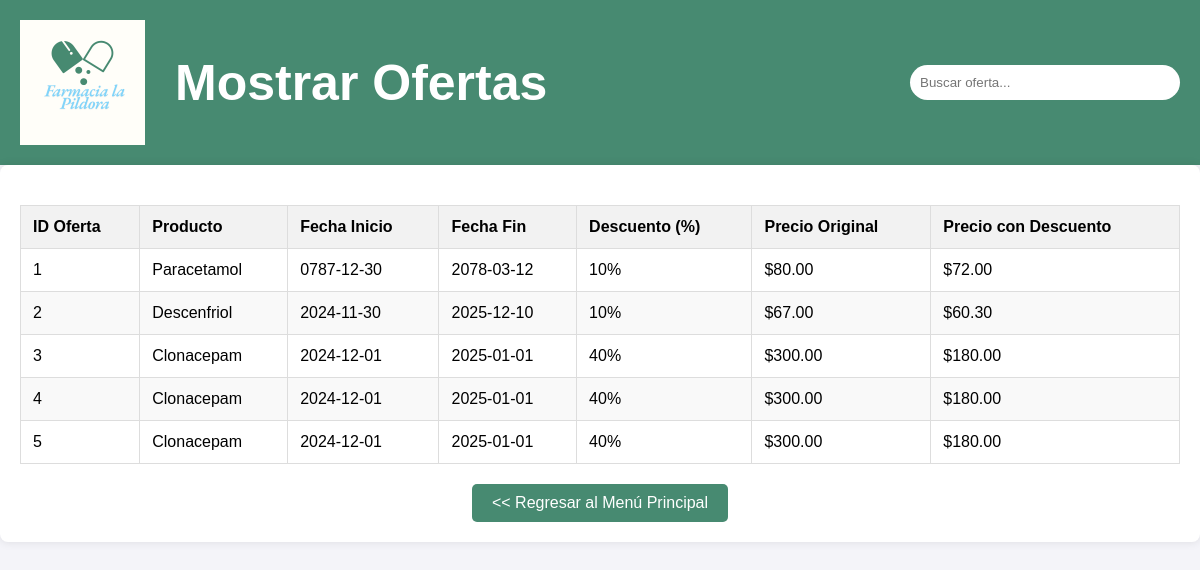
The app's page /VerOfertas.php with its own data.
### tables this page shows
CREATE TABLE `Ofertas` (
  `idOferta` int NOT NULL,
  `idProducto` int DEFAULT NULL,
  `FechaInicio` date DEFAULT NULL,
  `FechaFin` date DEFAULT NULL,
  `PorcentajeDescuento` int DEFAULT NULL
);

CREATE TABLE `Medicamentos` (
  `idProducto` int NOT NULL,
  `Nombre` varchar(50) DEFAULT NULL,
  `idClasificacion` int DEFAULT NULL,
  `FechaCaducidad` date DEFAULT NULL,
  `Cantidad` int DEFAULT NULL,
  `PrecioCompra` decimal(10,2) DEFAULT NULL,
  `PrecioVenta` decimal(10,2) DEFAULT NULL,
  `idProvedor` int DEFAULT NULL,
  `E_Regresable` int DEFAULT NULL,
  `Descripcion` varchar(700) DEFAULT NULL,
  `Fecha de entrada` date DEFAULT NULL,
  `Lote` int DEFAULT NULL
);

### VerOfertas.php (the view, shortened to what this page needs)
<?php
$server = "localhost";
$user = "root";
$pass = "clave";
$db = "Farmacia";
$conexion = mysqli_connect($server, $user, $pass, $db);
$sql = "SELECT o.idOferta, o.FechaInicio, o.FechaFin, o.PorcentajeDescuento,
                m.Nombre, m.PrecioVenta
        FROM Ofertas o
        JOIN Medicamentos m ON o.idProducto = m.idProducto";
$result = mysqli_query($conexion, $sql);
if ($result && mysqli_num_rows($result) > 0) {
    $ofertas = mysqli_fetch_all($result, MYSQLI_ASSOC);
} else {
    $ofertas = [];
}
?>
<!DOCTYPE html>
<html lang="es">
<head>
    <link rel="stylesheet" href="MosEmpleados.css">
</head>
<body>
    <header class="header">
        <div class="header-box">
            <img src="Logo farmacia.png" alt="Logo de la Farmacia" class="header-logo">
            <h1>Mostrar Ofertas</h1>
        </div>
        <div class="search-container">
            <input type="text" placeholder="Buscar oferta..." class="search-input">
        </div>
    </header>
    <main class="main-container">
        <table class="employees-table">
            <thead>
                <tr>
                    <th>ID Oferta</th>
                    <th>Producto</th>
                    <th>Fecha Inicio</th>
                    <th>Fecha Fin</th>
                    <th>Descuento (%)</th>
                    <th>Precio Original</th>
                    <th>Precio con Descuento</th>
                </tr>
            </thead>
            <tbody id="employeeBody">
                <?php if (count($ofertas) > 0): ?>
                    <?php foreach ($ofertas as $oferta): ?>
                        <?php
                            $precioOriginal = $oferta['PrecioVenta'];
                            $precioDescuento = $precioOriginal * (1 - $oferta['PorcentajeDescuento'] / 100);
                        ?>
                        <tr>
                            <td><?php echo htmlspecialchars($oferta['idOferta']); ?></td>
                            <td><?php echo htmlspecialchars($oferta['Nombre']); ?></td>
                            <td><?php echo htmlspecialchars($oferta['FechaInicio']); ?></td>
                            <td><?php echo htmlspecialchars($oferta['FechaFin']); ?></td>
                            <td><?php echo htmlspecialchars($oferta['PorcentajeDescuento']); ?>%</td>
                            <td>$<?php echo number_format($precioOriginal, 2); ?></td>
                            <td>$<?php echo number_format($precioDescuento, 2); ?></td>
                        </tr>
                    <?php endforeach; ?>
                <?php else: ?>
                    <tr>
                        <td colspan="7">No hay ofertas registradas.</td>
                    </tr>
                <?php endif; ?>
            </tbody>
        </table>
        <div class="button-container">
            <a href="Sistema-farmacia.html" class="back-button"><< Regresar al Menú Principal</a>
        </div>
    </main>
</body>
</html>

### MosEmpleados.css (style rules this page uses)
body { font-family: Arial, sans-serif; margin: 0; padding: 0; background-color: #f4f4f9; }
.header { display: flex; justify-content: space-between; align-items: center; background-color: #478a71; color: white; padding: 20px; }
.header-box { display: flex; align-items: center; }
.header-logo { width: 125px; margin-right: 30px; }
.search-container { flex-grow: 30; text-align: right; }
.search-input { padding: 10px; width: 250px; border: none; border-radius: 40px; }
.main-container { padding: 20px; max-width: 1200px; margin: 0 auto; background-color: white; box-shadow: 0 0 10px rgba(0, 0, 0, 0.1); border-radius: 8px; }
.employees-table { width: 100%; border-collapse: collapse; margin-top: 20px; }
.employees-table th, .employees-table td { border: 1px solid #dddddd; text-align: left; padding: 12px; }
.employees-table th { background-color: #f2f2f2; font-weight: bold; }
.employees-table tr:nth-child(even) { background-color: #f9f9f9; }
.button-container { text-align: center; margin-top: 20px; }
.back-button { display: inline-block; padding: 10px 20px; background-color: #478a71; color: white; text-decoration: none; border-radius: 5px; }
.header h1 { font-size: 50px; margin: 0; }

### records on screen
ofertas: idOferta "1", idProducto.Nombre "Paracetamol", FechaInicio "0787-12-30", FechaFin "2078-03-12", PorcentajeDescuento "10", idProducto.PrecioVenta "80.00", precioDescuento "72.00"
ofertas: idOferta "2", idProducto.Nombre "Descenfriol", FechaInicio "2024-11-30", FechaFin "2025-12-10", PorcentajeDescuento "10", idProducto.PrecioVenta "67.00", precioDescuento "60.30"
ofertas: idOferta "3", idProducto.Nombre "Clonacepam", FechaInicio "2024-12-01", FechaFin "2025-01-01", PorcentajeDescuento "40", idProducto.PrecioVenta "300.00", precioDescuento "180.00"
ofertas: idOferta "4", idProducto.Nombre "Clonacepam", FechaInicio "2024-12-01", FechaFin "2025-01-01", PorcentajeDescuento "40", idProducto.PrecioVenta "300.00", precioDescuento "180.00"
ofertas: idOferta "5", idProducto.Nombre "Clonacepam", FechaInicio "2024-12-01", FechaFin "2025-01-01", PorcentajeDescuento "40", idProducto.PrecioVenta "300.00", precioDescuento "180.00"
